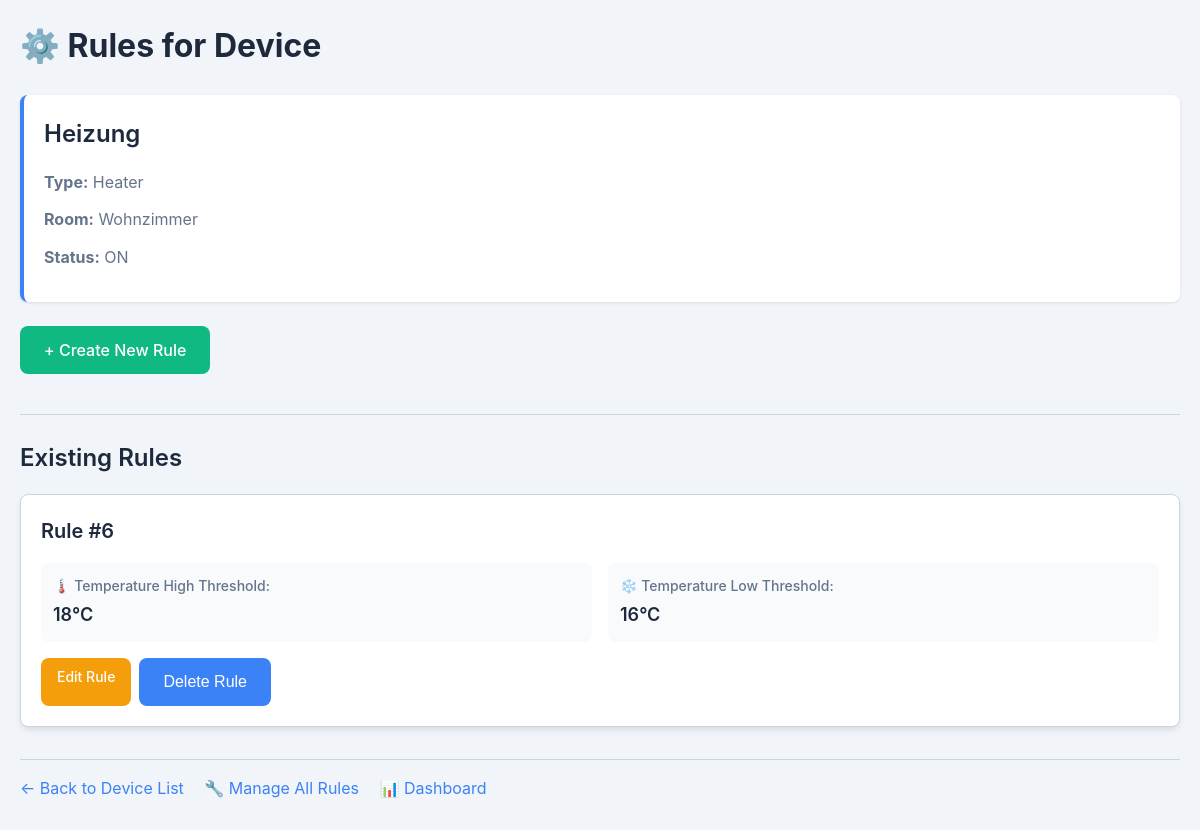
The page /rules/device/5 (signed in) on the database its author committed.
### tables this page shows
CREATE TABLE devices (
    device_id   INTEGER PRIMARY KEY AUTOINCREMENT,
    room_id     INTEGER,
    device_name TEXT    NOT NULL UNIQUE,
    device_type TEXT    NOT NULL,
    device_status      BOOLEAN NOT NULL DEFAULT 0,
    FOREIGN KEY (room_id) REFERENCES rooms(room_id)
);

CREATE TABLE rooms (
    room_id   INTEGER PRIMARY KEY AUTOINCREMENT,
    room_name TEXT NOT NULL UNIQUE,
    user_id   INTEGER,
    FOREIGN KEY (user_id) REFERENCES users(user_id)
);

CREATE TABLE rules (
    rules_id INTEGER PRIMARY KEY AUTOINCREMENT,
    device_id INTEGER NOT NULL DEFAULT '',
    device_name TEXT NOT NULL DEFAULT '',
    device_status BOOLEAN NOT NULL DEFAULT 0,
    device_type TEXT NOT NULL DEFAULT '',
    room_id INTEGER NOT NULL DEFAULT '', 
    room_name TEXT NOT NULL DEFAULT '',
    temp_treshold_high INTEGER NOT NULL DEFAULT 0,
    temp_treshold_low INTEGER NOT NULL DEFAULT 0,
    brightness_treshold_high INTEGER NOT NULL DEFAULT 0,
    brightness_treshold_low INTEGER NOT NULL DEFAULT 0,    
    FOREIGN KEY (device_status) REFERENCES devices(device_status),
    FOREIGN KEY (device_id) REFERENCES devices(device_id),
    FOREIGN KEY (device_name) REFERENCES devices(device_name),
    FOREIGN KEY (device_type) REFERENCES devices(device_type),
    FOREIGN KEY (room_id) REFERENCES rooms(room_id),
    FOREIGN KEY (room_name) REFERENCES rooms(room_name)
    );

### rules_api.py (the view)
@router.get("/device/{device_id}", response_class=HTMLResponse)
async def get_rules_device(request: Request, device_id: int):
    print(f"[DEBUG] Route /rules/device/{device_id} wurde aufgerufen")
    current_user = get_current_user(request)
    if not current_user:
        return RedirectResponse("/", status_code=303)
    conn, curs = get_db()
    try:
        curs.execute("""
            SELECT d.*, r.room_name
            FROM devices d
            LEFT JOIN rooms r ON d.room_id = r.room_id
            WHERE d.device_id = ?
        """, (device_id,))
        device = curs.fetchone()
        if not device:
            return HTMLResponse("<h2>Gerät nicht gefunden</h2>")
        if current_user["user_role"] != "admin":
            curs.execute("""
                SELECT COUNT(*) FROM rooms
                WHERE room_id = ? AND (
                    user_id = ? OR
                    room_id IN (SELECT room_id FROM room_users WHERE user_id = ?)
                )
            """, (device["room_id"], current_user["user_id"], current_user["user_id"]))
            if curs.fetchone()[0] == 0:
                return HTMLResponse("<h2>Keine Berechtigung für dieses Gerät</h2>")
        curs.execute("SELECT * FROM rules WHERE device_id = ? ORDER BY rules_id DESC", (device_id,))
        rules = curs.fetchall()
        print(f"[DEBUG] {len(rules)} Regeln für Device {device_id} gefunden")
        return templates.TemplateResponse("rules/device.html", {
            "request": request,
            "rules": rules,
            "device": device,
            "user": current_user
        })
    finally:
        conn.close()

### templates/rules/device.html (shortened to what this page needs)
<!DOCTYPE html>
<html>
<head>
    <link rel="stylesheet" href="/static/style.css">
</head>
<body>
    <h1>⚙️ Rules for Device</h1>
    <div class="device-info">
        <h2>{{ device["device_name"] }}</h2>
        <p><strong>Type:</strong> {{ device["device_type"] }}</p>
        <p><strong>Room:</strong> {{ device["room_name"] }}</p>
        <p><strong>Status:</strong> {{ "ON" if device["device_status"] == 1 else "OFF" }}</p>
    </div>
    <a href="/rules/create/{{ device['device_id'] }}" class="btn btn-create">+ Create New Rule</a>
    <hr>
    <h2>Existing Rules</h2>
    {% if rules %}
        {% for rule in rules %}
        <div class="rule-card">
            <h3>Rule #{{ rule["rules_id"] }}</h3>
            <div class="rule-details">
                {% if device["device_type"] == "Heater" %}
                <div class="rule-detail">
                    <label>🌡️ Temperature High Threshold:</label>
                    <value>{{ rule["temp_treshold_high"] }}°C</value>
                </div>
                <div class="rule-detail">
                    <label>❄️ Temperature Low Threshold:</label>
                    <value>{{ rule["temp_treshold_low"] }}°C</value>
                </div>
                {% endif %}
            </div>
            <div class="actions">
                <a href="/rules/edit/{{ rule['rules_id'] }}" class="btn btn-edit">Edit Rule</a>
                <form action="/rules/delete/{{ rule['rules_id'] }}" method="post" onsubmit="return confirm('Are you sure you want to delete this rule?');">
                    <button type="submit" class="btn btn-delete">Delete Rule</button>
                </form>
            </div>
        </div>
        {% endfor %}
    {% else %}
    <div class="no-rules">
        <h3>No Rules Yet</h3>
        <p>This device doesn't have any automation rules yet.</p>
        <p>Click "Create New Rule" above to add one!</p>
    </div>
    {% endif %}
    <div class="navigation-links">
        <a href="/devices/list/room?room_id={{ device['room_id'] }}">← Back to Device List</a>
        <a href="/rules/">🔧 Manage All Rules</a>
        <a href="/dashboard">📊 Dashboard</a>
    </div>
</body>
</html>

### static/style.css (style rules this page uses)
:root { --primary-color: #3b82f6; --primary-hover: #2563eb; --success-color: #10b981; --danger-color: #ef4444; --warning-color: #f59e0b; --bg-color: #f1f5f9; --card-bg: #ffffff; --text-primary: #1e293b; --text-secondary: #64748b; --border-color: #cbd5e1; --shadow-sm: 0 1px 3px 0 rgba(0, 0, 0, 0.1); --shadow-md: 0 4px 6px -1px rgba(0, 0, 0, 0.1); --shadow-lg: 0 10px 15px -3px rgba(0, 0, 0, 0.1); --radius: 8px; }
* { margin: 0; padding: 0; box-sizing: border-box; }
body { font-family: -apple-system, BlinkMacSystemFont, 'Segoe UI', Roboto, 'Helvetica Neue', Arial, sans-serif; background-color: var(--bg-color); color: var(--text-primary); line-height: 1.6; padding: 20px; max-width: 1400px; margin: 0 auto; }
h1 { font-size: 2rem; font-weight: 700; margin-bottom: 1.5rem; color: var(--text-primary); }
h2 { font-size: 1.5rem; font-weight: 600; margin-bottom: 1rem; color: var(--text-primary); }
h3 { font-size: 1.25rem; font-weight: 600; margin-bottom: 0.75rem; color: var(--text-primary); }
p { margin-bottom: 0.75rem; color: var(--text-secondary); }
hr { border: none; border-top: 1px solid var(--border-color); margin: 1.5rem 0; }
a { color: var(--primary-color); text-decoration: none; transition: color 0.2s; }
.navigation-links { margin-top: 2rem; padding-top: 1rem; border-top: 1px solid var(--border-color); }
.navigation-links a { display: inline-block; margin-right: 1rem; margin-bottom: 0.5rem; }
.device-card, .room-card, .rule-card, .user-card { background: var(--card-bg); border-radius: var(--radius); padding: 1.25rem; box-shadow: var(--shadow-md); margin-bottom: 1.25rem; border: 1px solid var(--border-color); transition: transform 0.2s, box-shadow 0.2s; }
.device-info, .room-info, .rule-info, .user-info { background: var(--card-bg); border-radius: var(--radius); padding: 1.25rem; margin-bottom: 1.5rem; border-left: 4px solid var(--primary-color); box-shadow: var(--shadow-sm); }
form { background: var(--card-bg); border-radius: var(--radius); padding: 1.5rem; box-shadow: var(--shadow-sm); margin-bottom: 1rem; }
label { display: block; font-weight: 500; margin-bottom: 0.5rem; color: var(--text-primary); }
button, .btn { display: inline-block; padding: 0.75rem 1.5rem; font-size: 1rem; font-weight: 500; text-align: center; border: none; border-radius: var(--radius); cursor: pointer; transition: all 0.2s; text-decoration: none; line-height: 1.5; }
button[type="submit"], .btn-submit, .btn-primary { background-color: var(--primary-color); color: white; }
.btn-danger, .btn-delete { background-color: var(--danger-color); color: white; }
.btn-create { background-color: var(--success-color); color: white; margin-bottom: 1rem; }
.btn-edit { background-color: var(--warning-color); color: white; font-size: 0.875rem; padding: 0.5rem 1rem; }
.actions { display: flex; gap: 0.5rem; flex-wrap: wrap; margin-top: 1rem; }
.actions form { margin: 0; padding: 0; background: none; box-shadow: none; }
.rule-details { display: grid; grid-template-columns: repeat(auto-fit, minmax(200px, 1fr)); gap: 1rem; margin: 1rem 0; }
.rule-detail { padding: 0.75rem; background: #f8fafc; border-radius: var(--radius); }
.rule-detail label { font-size: 0.875rem; font-weight: 500; color: var(--text-secondary); margin-bottom: 0.25rem; }
.rule-detail value { display: block; font-size: 1.125rem; font-weight: 600; color: var(--text-primary); }

### rows shown on the page
devices: device_name "Heizung", device_type "Heater", device_status "ON"
rooms: room_name "Wohnzimmer"
rules: rules_id "6", temp_treshold_high "18", temp_treshold_low "16"
